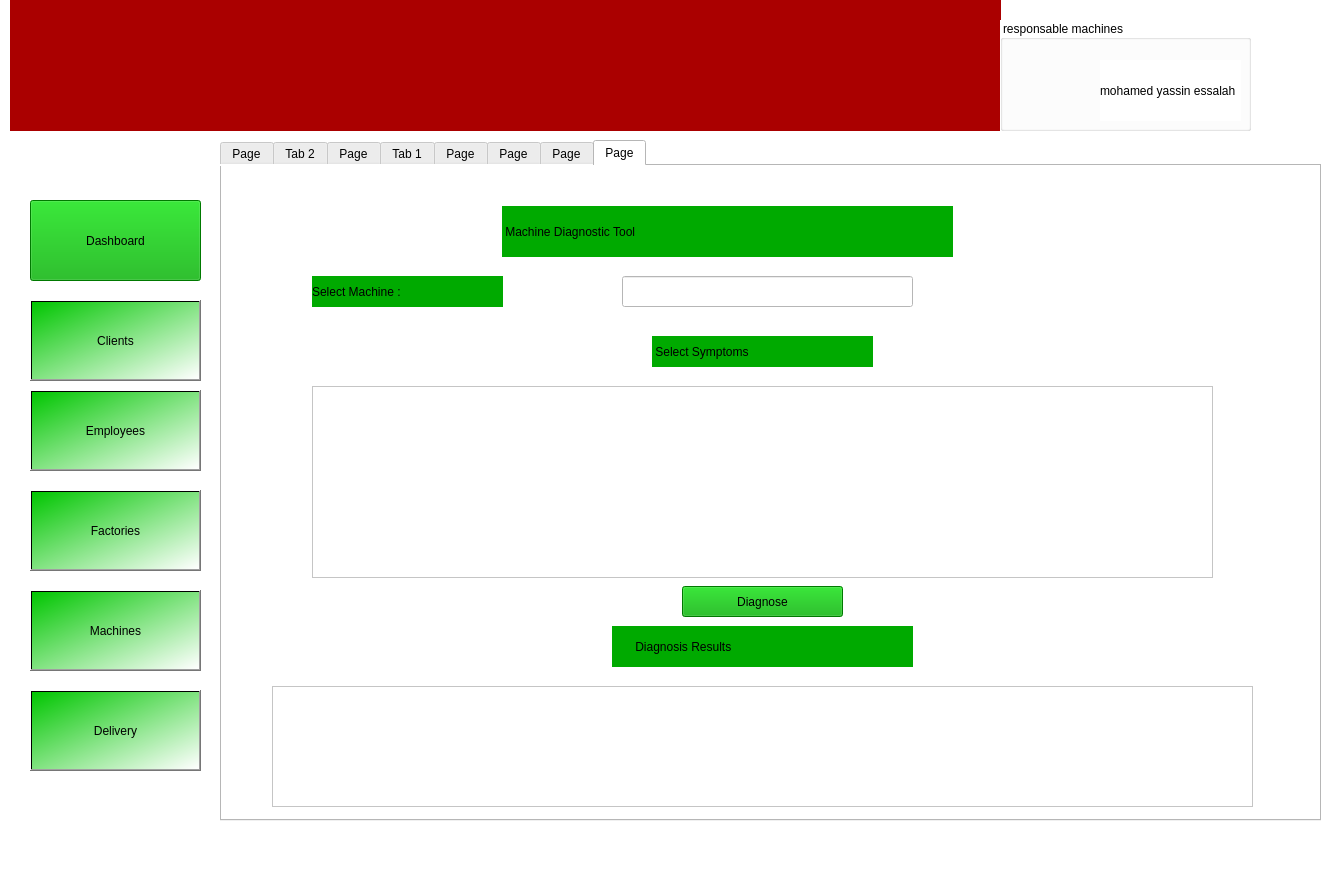
<?xml version="1.0" encoding="UTF-8"?>
<ui version="4.0">
 <class>MainWindow</class>
 <widget class="QMainWindow" name="MainWindow">
  <property name="geometry">
   <rect>
    <x>0</x>
    <y>0</y>
    <width>1328</width>
    <height>880</height>
   </rect>
  </property>
  <property name="windowTitle">
   <string>MainWindow</string>
  </property>
  <property name="styleSheet">
   <string notr="true">background-color: rgb(255, 255, 255);</string>
  </property>
  <widget class="QWidget" name="centralwidget">
   <widget class="QPushButton" name="pushButton">
    <property name="geometry">
     <rect>
      <x>30</x>
      <y>690</y>
      <width>171</width>
      <height>81</height>
     </rect>
    </property>
    <property name="styleSheet">
     <string notr="true">background-color: qlineargradient(spread:pad, x1:0, y1:0, x2:1, y2:1, stop:0 rgba(0, 198, 0, 255), stop:1 rgba(255, 255, 255, 255));
font: 14pt &quot;Segoe UI&quot;;</string>
    </property>
    <property name="text">
     <string>Delivery</string>
    </property>
   </widget>
   <widget class="QPushButton" name="pushButton_2">
    <property name="geometry">
     <rect>
      <x>30</x>
      <y>390</y>
      <width>171</width>
      <height>81</height>
     </rect>
    </property>
    <property name="styleSheet">
     <string notr="true">background-color: qlineargradient(spread:pad, x1:0, y1:0, x2:1, y2:1, stop:0 rgba(0, 198, 0, 255), stop:1 rgba(255, 255, 255, 255));
font: 14pt &quot;Segoe UI&quot;;</string>
    </property>
    <property name="text">
     <string>Employees</string>
    </property>
   </widget>
   <widget class="QPushButton" name="pushButton_3">
    <property name="geometry">
     <rect>
      <x>30</x>
      <y>490</y>
      <width>171</width>
      <height>81</height>
     </rect>
    </property>
    <property name="styleSheet">
     <string notr="true">background-color: qlineargradient(spread:pad, x1:0, y1:0, x2:1, y2:1, stop:0 rgba(0, 198, 0, 255), stop:1 rgba(255, 255, 255, 255));
font: 14pt &quot;Segoe UI&quot;;</string>
    </property>
    <property name="text">
     <string>Factories</string>
    </property>
   </widget>
   <widget class="QPushButton" name="pushButton_4">
    <property name="geometry">
     <rect>
      <x>30</x>
      <y>590</y>
      <width>171</width>
      <height>81</height>
     </rect>
    </property>
    <property name="styleSheet">
     <string notr="true">background-color: qlineargradient(spread:pad, x1:0, y1:0, x2:1, y2:1, stop:0 rgba(0, 198, 0, 255), stop:1 rgba(255, 255, 255, 255));
font: 14pt &quot;Segoe UI&quot;;</string>
    </property>
    <property name="text">
     <string>Machines</string>
    </property>
   </widget>
   <widget class="QPushButton" name="pushButton_5">
    <property name="geometry">
     <rect>
      <x>30</x>
      <y>200</y>
      <width>171</width>
      <height>81</height>
     </rect>
    </property>
    <property name="styleSheet">
     <string notr="true">background-color: rgb(0, 170, 127);
border-color: rgb(0, 170, 127);
font: 14pt &quot;Segoe UI&quot;;
background-color: rgb(0, 170, 0);</string>
    </property>
    <property name="text">
     <string>Dashboard</string>
    </property>
   </widget>
   <widget class="QPushButton" name="pushButton_6">
    <property name="geometry">
     <rect>
      <x>30</x>
      <y>300</y>
      <width>171</width>
      <height>81</height>
     </rect>
    </property>
    <property name="styleSheet">
     <string notr="true">background-color: qlineargradient(spread:pad, x1:0, y1:0, x2:1, y2:1, stop:0 rgba(0, 198, 0, 255), stop:1 rgba(255, 255, 255, 255));
font: 14pt &quot;Segoe UI&quot;;</string>
    </property>
    <property name="text">
     <string>Clients</string>
    </property>
   </widget>
   <widget class="QLabel" name="label_8">
    <property name="geometry">
     <rect>
      <x>10</x>
      <y>0</y>
      <width>991</width>
      <height>131</height>
     </rect>
    </property>
    <property name="styleSheet">
     <string notr="true">background-color: rgb(170, 0, 0);</string>
    </property>
    <property name="text">
     <string/>
    </property>
    <property name="pixmap">
     <pixmap>../../../Downloads/1c3939fd-8b3b-46fd-a6e5-b9c880b894a1.jpeg</pixmap>
    </property>
   </widget>
   <widget class="QGroupBox" name="groupBox_3">
    <property name="geometry">
     <rect>
      <x>1000</x>
      <y>20</y>
      <width>251</width>
      <height>111</height>
     </rect>
    </property>
    <property name="styleSheet">
     <string notr="true">font: 12pt &quot;Segoe UI&quot;;</string>
    </property>
    <property name="title">
     <string>responsable machines</string>
    </property>
    <widget class="QLabel" name="label_2">
     <property name="geometry">
      <rect>
       <x>100</x>
       <y>40</y>
       <width>141</width>
       <height>61</height>
      </rect>
     </property>
     <property name="styleSheet">
      <string notr="true">font: 7pt &quot;Segoe UI&quot;;</string>
     </property>
     <property name="text">
      <string>mohamed yassin essalah</string>
     </property>
    </widget>
   </widget>
   <widget class="QTabWidget" name="tabWidget">
    <property name="geometry">
     <rect>
      <x>220</x>
      <y>140</y>
      <width>1101</width>
      <height>681</height>
     </rect>
    </property>
    <property name="currentIndex">
     <number>7</number>
    </property>
    <widget class="QWidget" name="tab_3">
     <attribute name="title">
      <string>Page</string>
     </attribute>
     <widget class="QLabel" name="label">
      <property name="geometry">
       <rect>
        <x>320</x>
        <y>30</y>
        <width>411</width>
        <height>61</height>
       </rect>
      </property>
      <property name="styleSheet">
       <string notr="true">background-color: rgb(0, 170, 0);
font: 20pt &quot;Segoe UI&quot;;</string>
      </property>
      <property name="text">
       <string>         Viewing Machines</string>
      </property>
     </widget>
     <widget class="QTableView" name="tableView">
      <property name="geometry">
       <rect>
        <x>30</x>
        <y>130</y>
        <width>1011</width>
        <height>491</height>
       </rect>
      </property>
     </widget>
     <widget class="QPushButton" name="pushButton_10">
      <property name="geometry">
       <rect>
        <x>882</x>
        <y>538</y>
        <width>151</width>
        <height>41</height>
       </rect>
      </property>
      <property name="styleSheet">
       <string notr="true">font: 12pt &quot;Segoe UI&quot;;</string>
      </property>
      <property name="text">
       <string>Export into PDF</string>
      </property>
     </widget>
     <widget class="QPushButton" name="pushButton_12">
      <property name="geometry">
       <rect>
        <x>890</x>
        <y>410</y>
        <width>141</width>
        <height>41</height>
       </rect>
      </property>
      <property name="styleSheet">
       <string notr="true">font: 12pt &quot;Segoe UI&quot;;
border-top-color: rgb(170, 0, 0);</string>
      </property>
      <property name="text">
       <string>trier</string>
      </property>
     </widget>
     <widget class="QPushButton" name="pushButton_13">
      <property name="geometry">
       <rect>
        <x>890</x>
        <y>280</y>
        <width>141</width>
        <height>41</height>
       </rect>
      </property>
      <property name="styleSheet">
       <string notr="true">font: 12pt &quot;Segoe UI&quot;;
border-color: rgb(170, 0, 0);</string>
      </property>
      <property name="text">
       <string>Refresh</string>
      </property>
     </widget>
     <widget class="QComboBox" name="comboBox_2">
      <property name="geometry">
       <rect>
        <x>669</x>
        <y>415</y>
        <width>191</width>
        <height>31</height>
       </rect>
      </property>
      <item>
       <property name="text">
        <string>Last Maintenance Date</string>
       </property>
      </item>
      <item>
       <property name="text">
        <string>ID</string>
       </property>
      </item>
      <item>
       <property name="text">
        <string>Serial Number</string>
       </property>
      </item>
     </widget>
    </widget>
    <widget class="QWidget" name="tab_2">
     <attribute name="title">
      <string>Tab 2</string>
     </attribute>
     <widget class="QLabel" name="label_3">
      <property name="geometry">
       <rect>
        <x>320</x>
        <y>70</y>
        <width>301</width>
        <height>51</height>
       </rect>
      </property>
      <property name="styleSheet">
       <string notr="true">font: 20pt &quot;Segoe UI&quot;;
background-color: rgb(0, 170, 0);</string>
      </property>
      <property name="text">
       <string>  Add New Machine</string>
      </property>
     </widget>
     <widget class="QLabel" name="label_9">
      <property name="geometry">
       <rect>
        <x>130</x>
        <y>160</y>
        <width>131</width>
        <height>31</height>
       </rect>
      </property>
      <property name="styleSheet">
       <string notr="true">background-color: rgb(0, 170, 0);</string>
      </property>
      <property name="text">
       <string>MachineID :</string>
      </property>
     </widget>
     <widget class="QLabel" name="label_10">
      <property name="geometry">
       <rect>
        <x>130</x>
        <y>240</y>
        <width>131</width>
        <height>31</height>
       </rect>
      </property>
      <property name="styleSheet">
       <string notr="true">background-color: rgb(0, 170, 0);</string>
      </property>
      <property name="text">
       <string>Serial Number :</string>
      </property>
     </widget>
     <widget class="QLabel" name="label_11">
      <property name="geometry">
       <rect>
        <x>130</x>
        <y>320</y>
        <width>91</width>
        <height>31</height>
       </rect>
      </property>
      <property name="styleSheet">
       <string notr="true">background-color: rgb(0, 170, 0);</string>
      </property>
      <property name="text">
       <string>Type :</string>
      </property>
     </widget>
     <widget class="QLabel" name="label_12">
      <property name="geometry">
       <rect>
        <x>130</x>
        <y>400</y>
        <width>121</width>
        <height>31</height>
       </rect>
      </property>
      <property name="styleSheet">
       <string notr="true">background-color: rgb(0, 170, 0);</string>
      </property>
      <property name="text">
       <string>Machine Status :</string>
      </property>
     </widget>
     <widget class="QLabel" name="label_13">
      <property name="geometry">
       <rect>
        <x>130</x>
        <y>480</y>
        <width>161</width>
        <height>31</height>
       </rect>
      </property>
      <property name="styleSheet">
       <string notr="true">background-color: rgb(0, 170, 0);</string>
      </property>
      <property name="text">
       <string>LastMaintenance Date :</string>
      </property>
     </widget>
     <widget class="QLineEdit" name="lineEdit_ID">
      <property name="geometry">
       <rect>
        <x>370</x>
        <y>160</y>
        <width>181</width>
        <height>31</height>
       </rect>
      </property>
     </widget>
     <widget class="QLineEdit" name="lineEdit_serialNumber">
      <property name="geometry">
       <rect>
        <x>370</x>
        <y>240</y>
        <width>181</width>
        <height>31</height>
       </rect>
      </property>
     </widget>
     <widget class="QLineEdit" name="lineEdit_type">
      <property name="geometry">
       <rect>
        <x>370</x>
        <y>330</y>
        <width>181</width>
        <height>31</height>
       </rect>
      </property>
     </widget>
     <widget class="QLineEdit" name="lineEdit_status">
      <property name="geometry">
       <rect>
        <x>370</x>
        <y>410</y>
        <width>181</width>
        <height>31</height>
       </rect>
      </property>
     </widget>
     <widget class="QLineEdit" name="lineEdit_Maintenance">
      <property name="geometry">
       <rect>
        <x>370</x>
        <y>490</y>
        <width>181</width>
        <height>31</height>
       </rect>
      </property>
     </widget>
     <widget class="QPushButton" name="ajouter">
      <property name="geometry">
       <rect>
        <x>820</x>
        <y>600</y>
        <width>121</width>
        <height>41</height>
       </rect>
      </property>
      <property name="styleSheet">
       <string notr="true">font: 12pt &quot;Segoe UI&quot;;</string>
      </property>
      <property name="text">
       <string>Ajouter</string>
      </property>
     </widget>
     <widget class="QLabel" name="label_16">
      <property name="geometry">
       <rect>
        <x>130</x>
        <y>560</y>
        <width>161</width>
        <height>31</height>
       </rect>
      </property>
      <property name="styleSheet">
       <string notr="true">background-color: rgb(0, 170, 0);</string>
      </property>
      <property name="text">
       <string>FactoryID :</string>
      </property>
     </widget>
     <widget class="QLineEdit" name="lineEdit_factory">
      <property name="geometry">
       <rect>
        <x>370</x>
        <y>560</y>
        <width>181</width>
        <height>31</height>
       </rect>
      </property>
     </widget>
    </widget>
    <widget class="QWidget" name="tab_7">
     <attribute name="title">
      <string>Page</string>
     </attribute>
     <widget class="QTableView" name="tableView_3">
      <property name="geometry">
       <rect>
        <x>40</x>
        <y>250</y>
        <width>991</width>
        <height>331</height>
       </rect>
      </property>
     </widget>
     <widget class="QLabel" name="label_31">
      <property name="geometry">
       <rect>
        <x>290</x>
        <y>30</y>
        <width>311</width>
        <height>71</height>
       </rect>
      </property>
      <property name="styleSheet">
       <string notr="true">font: 20pt &quot;Segoe UI&quot;;
background-color: rgb(0, 170, 0);</string>
      </property>
      <property name="text">
       <string>Search for machines </string>
      </property>
     </widget>
     <widget class="QLabel" name="label_32">
      <property name="geometry">
       <rect>
        <x>40</x>
        <y>170</y>
        <width>141</width>
        <height>41</height>
       </rect>
      </property>
      <property name="styleSheet">
       <string notr="true">font: 12pt &quot;Segoe UI&quot;;
background-color: rgb(0, 170, 0);</string>
      </property>
      <property name="text">
       <string>Search using</string>
      </property>
     </widget>
     <widget class="QLineEdit" name="lineEdit_3">
      <property name="geometry">
       <rect>
        <x>340</x>
        <y>170</y>
        <width>331</width>
        <height>41</height>
       </rect>
      </property>
     </widget>
     <widget class="QPushButton" name="pushButton_16">
      <property name="geometry">
       <rect>
        <x>790</x>
        <y>170</y>
        <width>161</width>
        <height>41</height>
       </rect>
      </property>
      <property name="styleSheet">
       <string notr="true">font: 12pt &quot;Segoe UI&quot;;
border-color: rgb(0, 170, 0);</string>
      </property>
      <property name="text">
       <string>Search</string>
      </property>
     </widget>
     <widget class="QComboBox" name="comboBox">
      <property name="geometry">
       <rect>
        <x>200</x>
        <y>170</y>
        <width>121</width>
        <height>41</height>
       </rect>
      </property>
      <item>
       <property name="text">
        <string>Serial Number</string>
       </property>
      </item>
      <item>
       <property name="text">
        <string>Last Maintenance Date</string>
       </property>
      </item>
      <item>
       <property name="text">
        <string>ID</string>
       </property>
      </item>
     </widget>
    </widget>
    <widget class="QWidget" name="tab">
     <attribute name="title">
      <string>Tab 1</string>
     </attribute>
     <widget class="QGroupBox" name="groupBox_2">
      <property name="geometry">
       <rect>
        <x>10</x>
        <y>20</y>
        <width>1051</width>
        <height>621</height>
       </rect>
      </property>
      <property name="styleSheet">
       <string notr="true">font: 700 14pt &quot;Segoe UI&quot;;</string>
      </property>
      <property name="title">
       <string>all machines</string>
      </property>
      <widget class="QLabel" name="label_7">
       <property name="geometry">
        <rect>
         <x>20</x>
         <y>50</y>
         <width>231</width>
         <height>31</height>
        </rect>
       </property>
       <property name="styleSheet">
        <string notr="true">font: 700 14pt &quot;Segoe UI&quot;;
color: rgb(255, 255, 255);
background-color: qlineargradient(spread:pad, x1:0, y1:0, x2:1, y2:1, stop:0 rgba(0, 128, 0, 255), stop:1 rgba(0, 155, 0, 255));</string>
       </property>
       <property name="text">
        <string>Search for machine :</string>
       </property>
      </widget>
      <widget class="QLineEdit" name="lineEdit">
       <property name="geometry">
        <rect>
         <x>260</x>
         <y>50</y>
         <width>161</width>
         <height>31</height>
        </rect>
       </property>
      </widget>
      <widget class="QLabel" name="label_4">
       <property name="geometry">
        <rect>
         <x>490</x>
         <y>50</y>
         <width>231</width>
         <height>31</height>
        </rect>
       </property>
       <property name="styleSheet">
        <string notr="true">font: 700 12pt &quot;Segoe UI&quot;;
color: rgb(255, 255, 255);
background-color: qlineargradient(spread:pad, x1:0, y1:0, x2:1, y2:1, stop:0 rgba(0, 128, 0, 255), stop:1 rgba(0, 155, 0, 255));</string>
       </property>
       <property name="text">
        <string> maintenance planning</string>
       </property>
      </widget>
      <widget class="QLabel" name="label_6">
       <property name="geometry">
        <rect>
         <x>790</x>
         <y>50</y>
         <width>121</width>
         <height>31</height>
        </rect>
       </property>
       <property name="styleSheet">
        <string notr="true">font: 700 12pt &quot;Segoe UI&quot;;
color: rgb(255, 255, 255);
background-color: qlineargradient(spread:pad, x1:0, y1:0, x2:1, y2:1, stop:0 rgba(0, 128, 0, 255), stop:1 rgba(0, 155, 0, 255));</string>
       </property>
       <property name="text">
        <string>  diagnostic</string>
       </property>
      </widget>
      <widget class="QLabel" name="label_5">
       <property name="geometry">
        <rect>
         <x>70</x>
         <y>190</y>
         <width>241</width>
         <height>51</height>
        </rect>
       </property>
       <property name="text">
        <string>Working machines</string>
       </property>
      </widget>
      <widget class="QLabel" name="label_24">
       <property name="geometry">
        <rect>
         <x>70</x>
         <y>290</y>
         <width>271</width>
         <height>51</height>
        </rect>
       </property>
       <property name="text">
        <string>Not working machines :</string>
       </property>
      </widget>
      <widget class="QPushButton" name="pushButton_7">
       <property name="geometry">
        <rect>
         <x>370</x>
         <y>480</y>
         <width>211</width>
         <height>71</height>
        </rect>
       </property>
       <property name="styleSheet">
        <string notr="true">font: 12pt &quot;Segoe UI&quot;;
font: 700 12pt &quot;Segoe UI&quot;;</string>
       </property>
       <property name="text">
        <string>View stats</string>
       </property>
      </widget>
      <widget class="QProgressBar" name="progressBar_3">
       <property name="geometry">
        <rect>
         <x>380</x>
         <y>190</y>
         <width>551</width>
         <height>51</height>
        </rect>
       </property>
       <property name="value">
        <number>24</number>
       </property>
      </widget>
      <widget class="QProgressBar" name="progressBar">
       <property name="geometry">
        <rect>
         <x>380</x>
         <y>290</y>
         <width>551</width>
         <height>51</height>
        </rect>
       </property>
       <property name="value">
        <number>24</number>
       </property>
      </widget>
     </widget>
    </widget>
    <widget class="QWidget" name="tab_4">
     <attribute name="title">
      <string>Page</string>
     </attribute>
     <widget class="QLabel" name="label_14">
      <property name="geometry">
       <rect>
        <x>330</x>
        <y>80</y>
        <width>301</width>
        <height>51</height>
       </rect>
      </property>
      <property name="styleSheet">
       <string notr="true">font: 20pt &quot;Segoe UI&quot;;
background-color: rgb(0, 170, 0);</string>
      </property>
      <property name="text">
       <string>    Delete Machine</string>
      </property>
     </widget>
     <widget class="QLabel" name="label_15">
      <property name="geometry">
       <rect>
        <x>100</x>
        <y>250</y>
        <width>171</width>
        <height>31</height>
       </rect>
      </property>
      <property name="styleSheet">
       <string notr="true">font: 12pt &quot;Segoe UI&quot;;
background-color: rgb(0, 170, 0);</string>
      </property>
      <property name="text">
       <string>Enter Machine ID :</string>
      </property>
     </widget>
     <widget class="QLineEdit" name="lineEdit_7">
      <property name="geometry">
       <rect>
        <x>390</x>
        <y>250</y>
        <width>241</width>
        <height>31</height>
       </rect>
      </property>
     </widget>
     <widget class="QPushButton" name="delete_2">
      <property name="geometry">
       <rect>
        <x>760</x>
        <y>550</y>
        <width>111</width>
        <height>41</height>
       </rect>
      </property>
      <property name="styleSheet">
       <string notr="true">font: 12pt &quot;Segoe UI&quot;;</string>
      </property>
      <property name="text">
       <string>Delete</string>
      </property>
     </widget>
    </widget>
    <widget class="QWidget" name="tab_5">
     <attribute name="title">
      <string>Page</string>
     </attribute>
     <widget class="QLineEdit" name="lineEdit_2">
      <property name="geometry">
       <rect>
        <x>380</x>
        <y>210</y>
        <width>301</width>
        <height>41</height>
       </rect>
      </property>
     </widget>
     <widget class="QPushButton" name="pushButton_8">
      <property name="geometry">
       <rect>
        <x>840</x>
        <y>200</y>
        <width>211</width>
        <height>41</height>
       </rect>
      </property>
      <property name="text">
       <string>Search</string>
      </property>
     </widget>
     <widget class="QLineEdit" name="lineEdit_type_2">
      <property name="geometry">
       <rect>
        <x>440</x>
        <y>390</y>
        <width>181</width>
        <height>31</height>
       </rect>
      </property>
     </widget>
     <widget class="QLabel" name="label_17">
      <property name="geometry">
       <rect>
        <x>200</x>
        <y>380</y>
        <width>91</width>
        <height>31</height>
       </rect>
      </property>
      <property name="styleSheet">
       <string notr="true">background-color: rgb(0, 170, 0);</string>
      </property>
      <property name="text">
       <string>Type :</string>
      </property>
     </widget>
     <widget class="QLabel" name="label_18">
      <property name="geometry">
       <rect>
        <x>200</x>
        <y>460</y>
        <width>121</width>
        <height>31</height>
       </rect>
      </property>
      <property name="styleSheet">
       <string notr="true">background-color: rgb(0, 170, 0);</string>
      </property>
      <property name="text">
       <string>Machine Status :</string>
      </property>
     </widget>
     <widget class="QLineEdit" name="lineEdit_serialNumber_2">
      <property name="geometry">
       <rect>
        <x>440</x>
        <y>300</y>
        <width>181</width>
        <height>31</height>
       </rect>
      </property>
     </widget>
     <widget class="QLabel" name="label_19">
      <property name="geometry">
       <rect>
        <x>200</x>
        <y>300</y>
        <width>131</width>
        <height>31</height>
       </rect>
      </property>
      <property name="styleSheet">
       <string notr="true">background-color: rgb(0, 170, 0);</string>
      </property>
      <property name="text">
       <string>Serial Number :</string>
      </property>
     </widget>
     <widget class="QLineEdit" name="lineEdit_status_2">
      <property name="geometry">
       <rect>
        <x>440</x>
        <y>470</y>
        <width>181</width>
        <height>31</height>
       </rect>
      </property>
     </widget>
     <widget class="QLabel" name="label_20">
      <property name="geometry">
       <rect>
        <x>200</x>
        <y>540</y>
        <width>161</width>
        <height>31</height>
       </rect>
      </property>
      <property name="styleSheet">
       <string notr="true">background-color: rgb(0, 170, 0);</string>
      </property>
      <property name="text">
       <string>LastMaintenance Date :</string>
      </property>
     </widget>
     <widget class="QPushButton" name="pushButton_9">
      <property name="geometry">
       <rect>
        <x>760</x>
        <y>450</y>
        <width>111</width>
        <height>41</height>
       </rect>
      </property>
      <property name="text">
       <string>update</string>
      </property>
     </widget>
     <widget class="QLabel" name="label_21">
      <property name="geometry">
       <rect>
        <x>200</x>
        <y>600</y>
        <width>161</width>
        <height>31</height>
       </rect>
      </property>
      <property name="styleSheet">
       <string notr="true">background-color: rgb(0, 170, 0);</string>
      </property>
      <property name="text">
       <string>FactoryID :</string>
      </property>
     </widget>
     <widget class="QLineEdit" name="lineEdit_factory_2">
      <property name="geometry">
       <rect>
        <x>440</x>
        <y>600</y>
        <width>181</width>
        <height>31</height>
       </rect>
      </property>
     </widget>
     <widget class="QLineEdit" name="lineEdit_Maintenance_2">
      <property name="geometry">
       <rect>
        <x>440</x>
        <y>540</y>
        <width>181</width>
        <height>31</height>
       </rect>
      </property>
     </widget>
     <widget class="QLabel" name="label_22">
      <property name="geometry">
       <rect>
        <x>60</x>
        <y>220</y>
        <width>171</width>
        <height>31</height>
       </rect>
      </property>
      <property name="styleSheet">
       <string notr="true">background-color: rgb(0, 170, 0);</string>
      </property>
      <property name="text">
       <string>Enter the machineID :</string>
      </property>
     </widget>
     <widget class="QLabel" name="label_23">
      <property name="geometry">
       <rect>
        <x>350</x>
        <y>40</y>
        <width>381</width>
        <height>71</height>
       </rect>
      </property>
      <property name="styleSheet">
       <string notr="true">background-color: rgb(0, 170, 0);
font: 20pt &quot;Segoe UI&quot;;</string>
      </property>
      <property name="text">
       <string>      Modifying machine</string>
      </property>
     </widget>
    </widget>
    <widget class="QWidget" name="tab_6">
     <attribute name="title">
      <string>Page</string>
     </attribute>
     <widget class="QTableView" name="tableView_2">
      <property name="geometry">
       <rect>
        <x>30</x>
        <y>40</y>
        <width>571</width>
        <height>511</height>
       </rect>
      </property>
     </widget>
     <widget class="QPushButton" name="pushButton_11">
      <property name="geometry">
       <rect>
        <x>400</x>
        <y>580</y>
        <width>291</width>
        <height>51</height>
       </rect>
      </property>
      <property name="styleSheet">
       <string notr="true">font: 700 12pt &quot;Segoe UI&quot;;
background-color: rgb(0, 170, 0);</string>
      </property>
      <property name="text">
       <string>View Not working Machines</string>
      </property>
     </widget>
     <widget class="QCalendarWidget" name="calendarWidget_2">
      <property name="geometry">
       <rect>
        <x>641</x>
        <y>60</y>
        <width>411</width>
        <height>471</height>
       </rect>
      </property>
     </widget>
     <widget class="QLabel" name="label_29">
      <property name="geometry">
       <rect>
        <x>50</x>
        <y>570</y>
        <width>121</width>
        <height>31</height>
       </rect>
      </property>
      <property name="styleSheet">
       <string notr="true">font: 700 12pt &quot;Segoe UI&quot;;
background-color: rgb(170, 170, 0);</string>
      </property>
      <property name="text">
       <string>Color code :</string>
      </property>
     </widget>
     <widget class="QLabel" name="label_30">
      <property name="geometry">
       <rect>
        <x>80</x>
        <y>609</y>
        <width>31</width>
        <height>31</height>
       </rect>
      </property>
      <property name="styleSheet">
       <string notr="true">background-color: rgb(170, 255, 127);</string>
      </property>
      <property name="text">
       <string/>
      </property>
     </widget>
     <widget class="QLabel" name="label_33">
      <property name="geometry">
       <rect>
        <x>150</x>
        <y>610</y>
        <width>131</width>
        <height>31</height>
       </rect>
      </property>
      <property name="styleSheet">
       <string notr="true">font: 12pt &quot;Segoe UI&quot;;
font: 700 11pt &quot;Segoe UI&quot;;</string>
      </property>
      <property name="text">
       <string>Selected Dates</string>
      </property>
     </widget>
    </widget>
    <widget class="QWidget" name="tab_8">
     <attribute name="title">
      <string>Page</string>
     </attribute>
     <widget class="QPushButton" name="pushButton_15">
      <property name="geometry">
       <rect>
        <x>460</x>
        <y>420</y>
        <width>161</width>
        <height>31</height>
       </rect>
      </property>
      <property name="styleSheet">
       <string notr="true">font: 700 11pt &quot;Segoe UI&quot;;
background-color: rgb(0, 170, 0);</string>
      </property>
      <property name="text">
       <string>Diagnose</string>
      </property>
     </widget>
     <widget class="QListWidget" name="listWidget_2">
      <property name="geometry">
       <rect>
        <x>90</x>
        <y>220</y>
        <width>901</width>
        <height>192</height>
       </rect>
      </property>
      <property name="selectionMode">
       <enum>QAbstractItemView::MultiSelection</enum>
      </property>
      <property name="selectionBehavior">
       <enum>QAbstractItemView::SelectItems</enum>
      </property>
      <property name="selectionRectVisible">
       <bool>true</bool>
      </property>
     </widget>
     <widget class="QLabel" name="label_25">
      <property name="geometry">
       <rect>
        <x>430</x>
        <y>170</y>
        <width>221</width>
        <height>31</height>
       </rect>
      </property>
      <property name="styleSheet">
       <string notr="true">font: 700 14pt &quot;Segoe UI&quot;;
background-color: rgb(0, 170, 0);</string>
      </property>
      <property name="text">
       <string> Select Symptoms</string>
      </property>
     </widget>
     <widget class="QLabel" name="label_26">
      <property name="geometry">
       <rect>
        <x>280</x>
        <y>40</y>
        <width>451</width>
        <height>51</height>
       </rect>
      </property>
      <property name="styleSheet">
       <string notr="true">font: 700 22pt &quot;Segoe UI&quot;;
background-color: rgb(0, 170, 0);</string>
      </property>
      <property name="text">
       <string> Machine Diagnostic Tool</string>
      </property>
     </widget>
     <widget class="QLabel" name="label_27">
      <property name="geometry">
       <rect>
        <x>90</x>
        <y>110</y>
        <width>191</width>
        <height>31</height>
       </rect>
      </property>
      <property name="styleSheet">
       <string notr="true">font: 700 12pt &quot;Segoe UI&quot;;
background-color: rgb(0, 170, 0);</string>
      </property>
      <property name="text">
       <string>Select Machine :</string>
      </property>
     </widget>
     <widget class="QTextEdit" name="textEdit">
      <property name="geometry">
       <rect>
        <x>50</x>
        <y>520</y>
        <width>981</width>
        <height>121</height>
       </rect>
      </property>
      <property name="styleSheet">
       <string notr="true">font: 700 14pt &quot;Segoe UI&quot;;</string>
      </property>
     </widget>
     <widget class="QLabel" name="label_28">
      <property name="geometry">
       <rect>
        <x>390</x>
        <y>460</y>
        <width>301</width>
        <height>41</height>
       </rect>
      </property>
      <property name="styleSheet">
       <string notr="true">font: 700 16pt &quot;Segoe UI&quot;;
background-color: rgb(0, 170, 0);</string>
      </property>
      <property name="text">
       <string>       Diagnosis Results</string>
      </property>
     </widget>
     <widget class="QLineEdit" name="lineEdit_4">
      <property name="geometry">
       <rect>
        <x>400</x>
        <y>110</y>
        <width>291</width>
        <height>31</height>
       </rect>
      </property>
     </widget>
    </widget>
   </widget>
  </widget>
  <widget class="QMenuBar" name="menubar">
   <property name="geometry">
    <rect>
     <x>0</x>
     <y>0</y>
     <width>1328</width>
     <height>26</height>
    </rect>
   </property>
  </widget>
  <widget class="QStatusBar" name="statusbar"/>
 </widget>
 <resources/>
 <connections/>
</ui>
